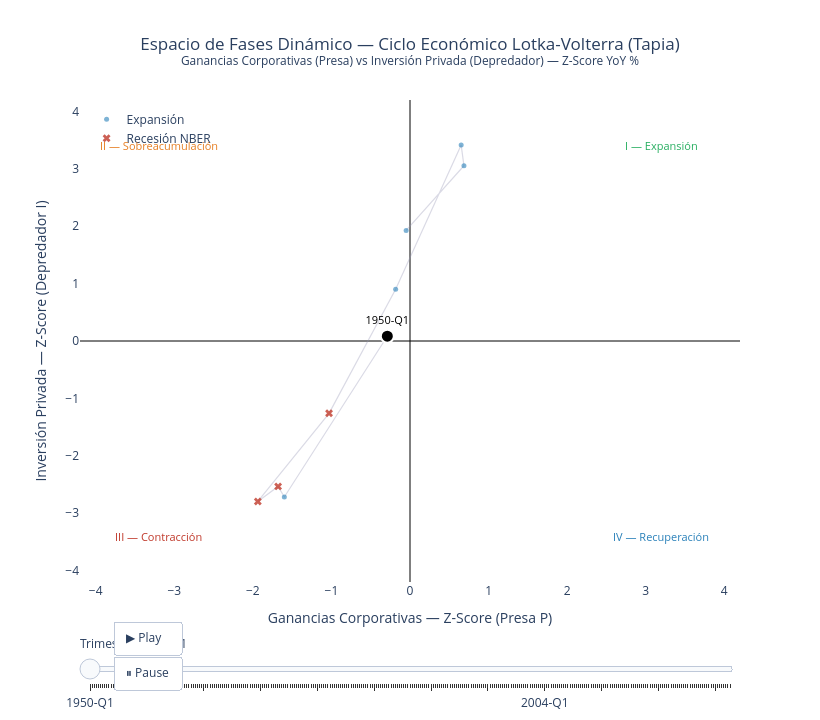

The notebook cell saved with this chart:
### Markdown cell above
---
## Animación Interactiva: Trayectoria Acumulativa (Plotly)

Cada frame agrega un trimestre, mostrando cómo el "ovillo" se va dibujando cronológicamente.
Permite seguir la anatomía de cada crisis: Recuperación → Boom → Sobrecalentamiento → Contracción.

Guardado como HTML interactivo — ideal para propuesta de funding.

### Code cell
import plotly.graph_objects as go

da = df.reset_index()
da.columns = ['date'] + list(da.columns[1:])
da['label'] = da['date'].dt.strftime('%Y-Q') + da['date'].dt.quarter.astype(str)
da['phase'] = da['RECESSION'].apply(lambda x: 'Recesión' if x > 0.5 else 'Expansión')

AXIS_RANGE = [-4.2, 4.2]
START = 8  # primer frame con al menos 8 trimestres

frames = []
for i in range(START, len(da)):
    sub = da.iloc[:i+1]
    exp = sub[sub['phase'] == 'Expansión']
    rec = sub[sub['phase'] == 'Recesión']
    cur = sub.iloc[-1]

    frames.append(go.Frame(
        name=cur['label'],
        data=[
            # Trail
            go.Scatter(
                x=sub['P_z'], y=sub['I_z'], mode='lines',
                line=dict(color='rgba(150,150,180,0.35)', width=1.2),
                showlegend=False, hoverinfo='skip'
            ),
            # Expansion points
            go.Scatter(
                x=exp['P_z'], y=exp['I_z'], mode='markers',
                marker=dict(color='#2980b9', size=5, opacity=0.6),
                name='Expansión',
                text=exp['label'], hovertemplate='%{text}<br>P_z=%{x:.2f} I_z=%{y:.2f}'
            ),
            # Recession points
            go.Scatter(
                x=rec['P_z'], y=rec['I_z'], mode='markers',
                marker=dict(color='#c0392b', size=7, symbol='x', opacity=0.8),
                name='Recesión NBER',
                text=rec['label'], hovertemplate='%{text}<br>P_z=%{x:.2f} I_z=%{y:.2f}'
            ),
            # Current point
            go.Scatter(
                x=[cur['P_z']], y=[cur['I_z']], mode='markers+text',
                marker=dict(color='black', size=13, symbol='circle',
                            line=dict(color='white', width=2)),
                text=[cur['label']], textposition='top center',
                textfont=dict(size=11, color='black'),
                showlegend=False, hoverinfo='skip'
            ),
        ]
    ))

# Initial state (first frame)
f0 = frames[0]

fig = go.Figure(
    data=f0.data,
    frames=frames,
    layout=go.Layout(
        title=dict(
            text='Espacio de Fases Dinámico — Ciclo Económico Lotka-Volterra (Tapia)<br>'
                 '<sup>Ganancias Corporativas (Presa) vs Inversión Privada (Depredador) — Z-Score YoY %</sup>',
            x=0.5
        ),
        xaxis=dict(title='Ganancias Corporativas — Z-Score (Presa P)',
                   range=AXIS_RANGE, zeroline=True, zerolinecolor='black', zerolinewidth=1),
        yaxis=dict(title='Inversión Privada — Z-Score (Depredador I)',
                   range=AXIS_RANGE, zeroline=True, zerolinecolor='black', zerolinewidth=1),
        width=820, height=720,
        plot_bgcolor='white',
        paper_bgcolor='white',
        legend=dict(x=0.01, y=0.99, bgcolor='rgba(255,255,255,0.8)'),
        # Quadrant labels
        annotations=[
            dict(x=3.2,  y=3.4,  text='I — Expansión',         showarrow=False, font=dict(color='#27ae60', size=11)),
            dict(x=-3.2, y=3.4,  text='II — Sobreacumulación', showarrow=False, font=dict(color='#e67e22', size=11)),
            dict(x=-3.2, y=-3.4, text='III — Contracción',     showarrow=False, font=dict(color='#c0392b', size=11)),
            dict(x=3.2,  y=-3.4, text='IV — Recuperación',     showarrow=False, font=dict(color='#2980b9', size=11)),
        ],
        updatemenus=[dict(
            type='buttons', showactive=False,
            x=0.05, y=-0.08, xanchor='left',
            buttons=[
                dict(label='▶ Play', method='animate',
                     args=[None, {'frame': {'duration': 80, 'redraw': True},
                                  'fromcurrent': True, 'transition': {'duration': 0}}]),
                dict(label='⏸ Pause', method='animate',
                     args=[[None], {'frame': {'duration': 0}, 'mode': 'immediate'}]),
            ]
        )],
        sliders=[dict(
            currentvalue=dict(prefix='Trimestre: ', font=dict(size=12)),
            pad=dict(t=50),
            steps=[dict(method='animate',
                        args=[[f.name], {'frame': {'duration': 0}, 'mode': 'immediate'}],
                        label=f.name if idx % 8 == 0 else '')
                   for idx, f in enumerate(frames)]
        )]
    )
)

fig.show()

if SAVE_FIGS:
    fig.write_html(str(OUT_DIR / '03_animacion_espacio_fases.html'))
    print(f'Saved: {OUT_DIR}/03_animacion_espacio_fases.html')
